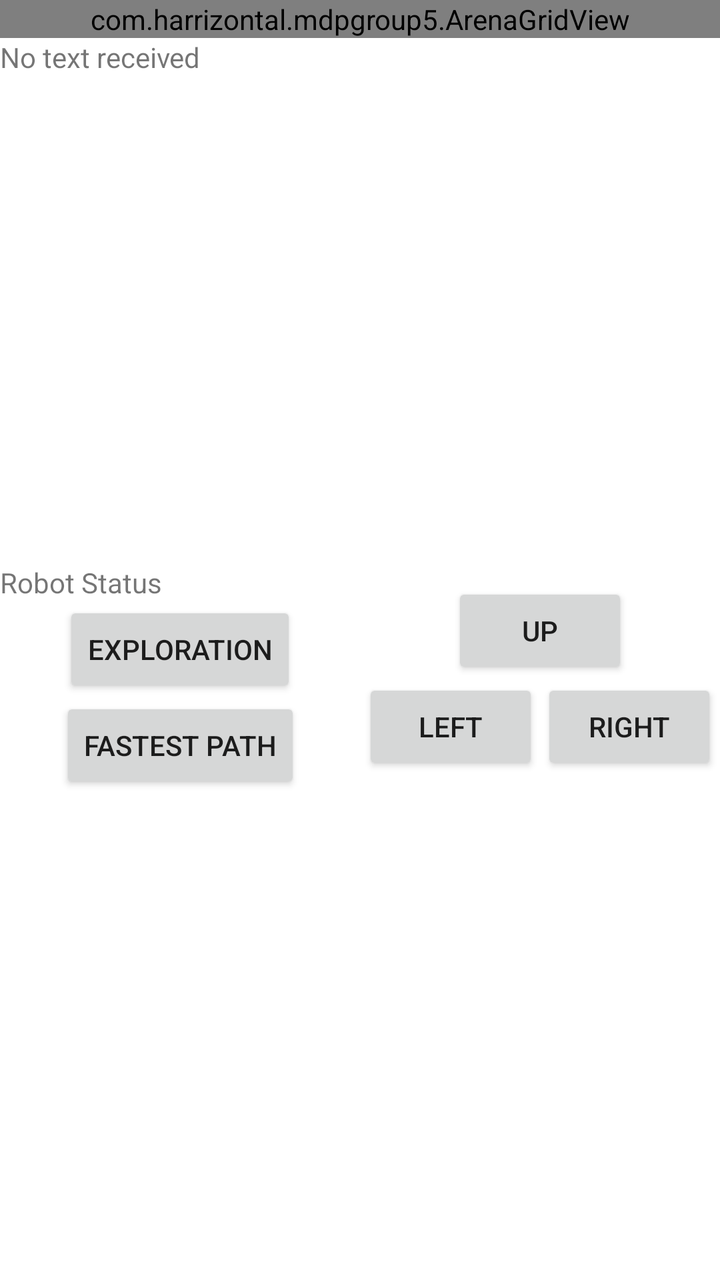
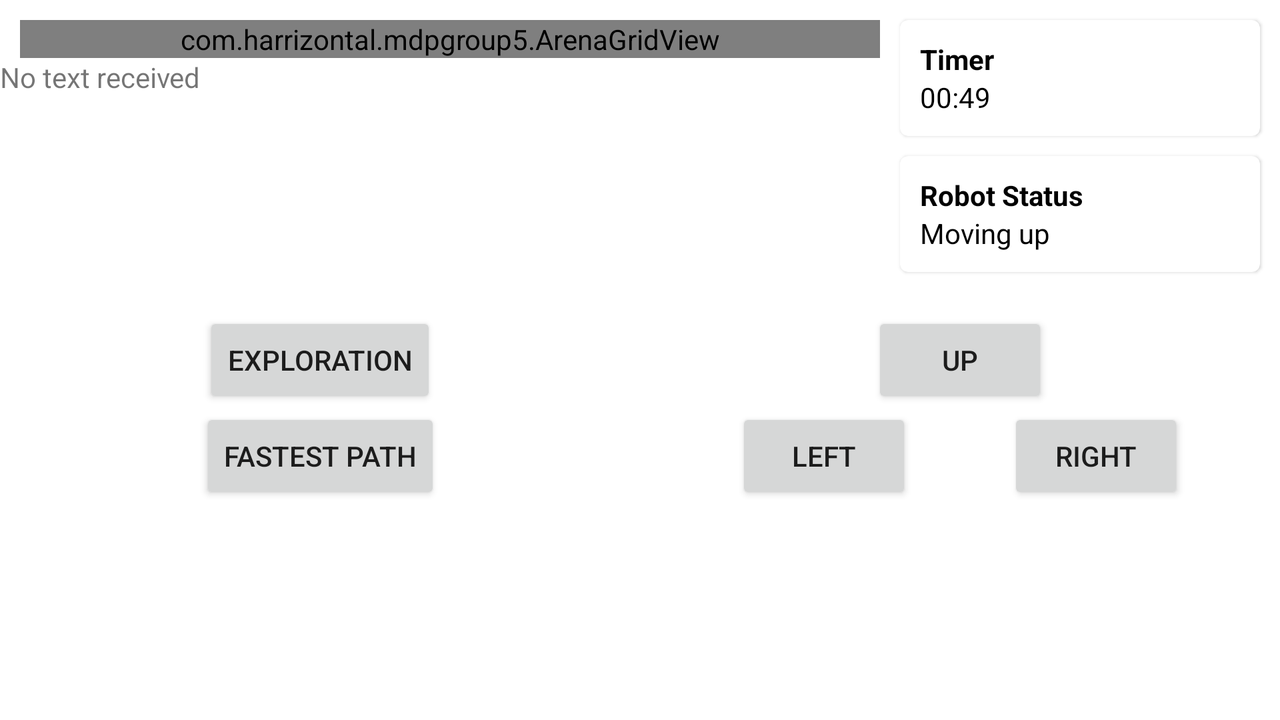

An Android layout and its configuration variant, each rendered on a device that would load it. The default file and the variant file are quoted in full after the pictures.
<!-- AndroidManifest.xml: application theme AppTheme2 -->
<!-- res/layout/activity_main_3.xml -->
<?xml version="1.0" encoding="utf-8"?>
<LinearLayout
xmlns:app="http://schemas.android.com/apk/res-auto"
xmlns:android="http://schemas.android.com/apk/res/android"
android:layout_width="match_parent"
android:layout_height="match_parent"
android:orientation="vertical">

<androidx.core.widget.NestedScrollView
        android:layout_width="match_parent"
        android:layout_height="match_parent"
        android:orientation="vertical"
        android:fillViewport="true"
        >

    <androidx.constraintlayout.widget.ConstraintLayout
            android:layout_width="match_parent"
            android:layout_height="wrap_content">

        <com.harrizontal.mdpgroup5.ArenaGridView
                android:id="@+id/arenagridview"
                android:layout_width="match_parent"
                android:layout_height="wrap_content"
                app:layout_constraintTop_toTopOf="parent"
                app:layout_constraintLeft_toLeftOf="parent"
                app:layout_constraintRight_toRightOf="parent"/>

        <TextView
                android:id="@+id/text_message_received"
                android:layout_width="match_parent"
                android:layout_height="wrap_content"
                android:text="No text received"
                app:layout_constraintTop_toBottomOf="@id/arenagridview"
                app:layout_constraintLeft_toLeftOf="parent"
                app:layout_constraintRight_toRightOf="parent"/>

        <androidx.constraintlayout.widget.ConstraintLayout
                android:layout_width="match_parent"
                android:layout_height="wrap_content"
                app:layout_constraintTop_toBottomOf="@id/text_message_received"
                app:layout_constraintLeft_toLeftOf="parent"
                app:layout_constraintRight_toRightOf="parent"
                app:layout_constraintBottom_toBottomOf="parent">

            <androidx.constraintlayout.widget.ConstraintLayout
                    android:id="@+id/layout_robot"
                    android:layout_width="0dp"
                    android:layout_height="wrap_content"
                    app:layout_constraintHorizontal_bias="0.5"
                    app:layout_constraintLeft_toLeftOf="parent"
                    app:layout_constraintTop_toTopOf="parent"
                    app:layout_constraintRight_toLeftOf="@id/layout_movement"
                    app:layout_constraintBottom_toBottomOf="parent">

                <TextView
                        android:id="@+id/text_robot_status"
                        android:layout_width="match_parent"
                        android:layout_height="wrap_content"
                        android:text="Robot Status"
                        app:layout_constraintTop_toTopOf="parent"
                        app:layout_constraintLeft_toLeftOf="parent"
                        app:layout_constraintRight_toRightOf="parent"/>

                <Button
                        android:text="Exploration"
                        android:id="@+id/button_exploration"
                        android:layout_width="wrap_content"
                        android:layout_height="wrap_content"
                        app:layout_constraintTop_toBottomOf="@id/text_robot_status"
                        app:layout_constraintLeft_toLeftOf="parent"
                        app:layout_constraintRight_toRightOf="parent"/>

                <Button
                        android:text="Fastest Path"
                        android:id="@+id/button_fastest_path"
                        android:layout_width="wrap_content"
                        android:layout_height="wrap_content"
                        app:layout_constraintTop_toBottomOf="@id/button_exploration"
                        app:layout_constraintLeft_toLeftOf="parent"
                        app:layout_constraintRight_toRightOf="parent"/>

            </androidx.constraintlayout.widget.ConstraintLayout>

            <androidx.constraintlayout.widget.ConstraintLayout
                    android:id="@+id/layout_movement"
                    android:layout_width="0dp"
                    android:layout_height="wrap_content"
                    app:layout_constraintLeft_toRightOf="@id/layout_robot"
                    app:layout_constraintTop_toTopOf="parent"
                    app:layout_constraintRight_toRightOf="parent"
                    app:layout_constraintBottom_toBottomOf="parent">

                <Button
                        android:id="@+id/button_update_map"
                        android:layout_width="wrap_content"
                        android:layout_height="wrap_content"
                        android:text="Update Map"
                        android:visibility="gone"
                        app:layout_constraintTop_toTopOf="parent"
                        app:layout_constraintLeft_toLeftOf="parent"
                        app:layout_constraintRight_toRightOf="parent"/>


                <Button
                        android:id="@+id/button_up"
                        android:layout_width="wrap_content"
                        android:layout_height="wrap_content"
                        android:text="Up"
                        app:layout_constraintTop_toBottomOf="@id/button_update_map"
                        app:layout_constraintLeft_toLeftOf="parent"
                        app:layout_constraintRight_toRightOf="parent" />

                <androidx.constraintlayout.widget.ConstraintLayout
                        android:id="@+id/layout_left_right_buttons"
                        android:layout_width="match_parent"
                        android:layout_height="wrap_content"
                        app:layout_constraintTop_toBottomOf="@id/button_up"
                        app:layout_constraintHorizontal_chainStyle="packed">

                    <Button
                            android:id="@+id/button_turnleft"
                            android:layout_width="wrap_content"
                            android:layout_height="wrap_content"
                            android:text="Left"
                            app:layout_constraintLeft_toLeftOf="parent"
                            app:layout_constraintTop_toTopOf="parent"
                            app:layout_constraintRight_toLeftOf="@id/button_turnRight"/>

                    <Button
                            android:id="@+id/button_turnRight"
                            android:layout_width="wrap_content"
                            android:layout_height="wrap_content"
                            android:text="Right"
                            app:layout_constraintLeft_toRightOf="@id/button_turnleft"
                            app:layout_constraintTop_toTopOf="parent"
                            app:layout_constraintRight_toRightOf="parent" />

                </androidx.constraintlayout.widget.ConstraintLayout>


            </androidx.constraintlayout.widget.ConstraintLayout>



        </androidx.constraintlayout.widget.ConstraintLayout>
    </androidx.constraintlayout.widget.ConstraintLayout>
</androidx.core.widget.NestedScrollView>

</LinearLayout>
<!-- resources referenced by this layout -->
<resources>
  <style name="AppTheme2" parent="Theme.MaterialComponents.DayNight.DarkActionBar">
          
          <item name="colorPrimary">@color/colorPrimary</item>
          <item name="colorPrimaryDark">@color/colorPrimaryDark</item>
          <item name="colorAccent">@color/colorAccent</item>
      </style>
  <color name="colorPrimary">#175BBA</color>
  <color name="colorPrimaryDark">#003389</color>
  <color name="colorAccent">#8E24AA</color>
</resources>
<!-- res/layout-w600dp/activity_main_3.xml (the author's variant of the layout above) -->
<!-- drawn on the phone turned sideways -->
<?xml version="1.0" encoding="utf-8"?>
<LinearLayout
        xmlns:app="http://schemas.android.com/apk/res-auto"
        xmlns:android="http://schemas.android.com/apk/res/android"
        android:layout_width="match_parent"
        android:layout_height="match_parent"
        android:orientation="vertical">

    <androidx.core.widget.NestedScrollView
            android:layout_width="match_parent"
            android:layout_height="match_parent"
            android:orientation="vertical"
            android:fillViewport="true"
            >

        <androidx.constraintlayout.widget.ConstraintLayout
                android:layout_width="match_parent"
                android:layout_height="wrap_content">

            <com.harrizontal.mdpgroup5.ArenaGridView
                    android:id="@+id/arenagridview"
                    android:layout_width="430dp"
                    android:layout_height="wrap_content"
                    android:layout_marginTop="10dp"
                    android:layout_marginLeft="10dp"
                    app:layout_constraintTop_toTopOf="parent"
                    app:layout_constraintLeft_toLeftOf="parent"
                    app:layout_constraintRight_toLeftOf="@id/card_timer"/>


            <com.google.android.material.card.MaterialCardView
                    android:id="@+id/card_timer"
                    android:layout_width="0dp"
                    android:layout_height="wrap_content"
                    android:layout_margin="10dp"
                    app:contentPadding="10dp"
                    app:layout_constraintTop_toTopOf="parent"
                    app:layout_constraintLeft_toRightOf="@id/arenagridview"
                    app:layout_constraintRight_toRightOf="parent">

                <androidx.constraintlayout.widget.ConstraintLayout
                        android:layout_width="match_parent"
                        android:layout_height="wrap_content">

                    <TextView
                            android:id="@+id/text_title_timer"
                            android:layout_width="match_parent"
                            android:layout_height="wrap_content"
                            android:textStyle="bold"
                            android:textColor="@color/colorBlack"
                            app:layout_constraintTop_toTopOf="parent"
                            app:layout_constraintLeft_toLeftOf="parent"
                            app:layout_constraintRight_toRightOf="parent"
                            android:text="Timer"/>

                    <TextView
                            android:id="@+id/text_timer"
                            android:layout_width="match_parent"
                            android:layout_height="wrap_content"
                            android:textStyle="normal"
                            android:textColor="@color/colorBlack"
                            app:layout_constraintTop_toBottomOf="@id/text_title_timer"
                            app:layout_constraintLeft_toLeftOf="parent"
                            app:layout_constraintRight_toRightOf="parent"
                            app:layout_constraintBottom_toBottomOf="parent"
                            android:text="00:49"/>

                </androidx.constraintlayout.widget.ConstraintLayout>

            </com.google.android.material.card.MaterialCardView>

            <com.google.android.material.card.MaterialCardView
                    android:id="@+id/card_robot_status"
                    android:layout_width="0dp"
                    android:layout_height="wrap_content"
                    android:layout_margin="10dp"
                    app:contentPadding="10dp"
                    app:layout_constraintTop_toBottomOf="@id/card_timer"
                    app:layout_constraintLeft_toRightOf="@id/arenagridview"
                    app:layout_constraintRight_toRightOf="parent">

                <androidx.constraintlayout.widget.ConstraintLayout
                        android:layout_width="match_parent"
                        android:layout_height="wrap_content">

                    <TextView
                            android:id="@+id/text_title_robot_status"
                            android:layout_width="match_parent"
                            android:layout_height="wrap_content"
                            android:textStyle="bold"
                            android:textColor="@color/colorBlack"
                            app:layout_constraintTop_toTopOf="parent"
                            app:layout_constraintLeft_toLeftOf="parent"
                            app:layout_constraintRight_toRightOf="parent"
                            android:text="Robot Status"/>

                    <TextView
                            android:id="@+id/text_robot_status"
                            android:layout_width="match_parent"
                            android:layout_height="wrap_content"
                            android:textStyle="normal"
                            android:textColor="@color/colorBlack"
                            app:layout_constraintTop_toBottomOf="@id/text_title_robot_status"
                            app:layout_constraintLeft_toLeftOf="parent"
                            app:layout_constraintRight_toRightOf="parent"
                            app:layout_constraintBottom_toBottomOf="parent"
                            android:text="Moving up"/>

                </androidx.constraintlayout.widget.ConstraintLayout>

            </com.google.android.material.card.MaterialCardView>

            <TextView
                    android:id="@+id/text_message_received"
                    android:layout_width="match_parent"
                    android:layout_height="wrap_content"
                    android:text="No text received"
                    app:layout_constraintTop_toBottomOf="@id/arenagridview"
                    app:layout_constraintLeft_toLeftOf="parent"
                    app:layout_constraintRight_toRightOf="parent"/>

            <androidx.constraintlayout.widget.ConstraintLayout
                    android:layout_width="match_parent"
                    android:layout_height="wrap_content"
                    app:layout_constraintTop_toBottomOf="@id/text_message_received"
                    app:layout_constraintLeft_toLeftOf="parent"
                    app:layout_constraintRight_toRightOf="parent"
                    app:layout_constraintBottom_toBottomOf="parent">

                <androidx.constraintlayout.widget.ConstraintLayout
                        android:id="@+id/layout_robot"
                        android:layout_width="0dp"
                        android:layout_height="wrap_content"
                        app:layout_constraintHorizontal_bias="0.5"
                        app:layout_constraintLeft_toLeftOf="parent"
                        app:layout_constraintTop_toTopOf="parent"
                        app:layout_constraintRight_toLeftOf="@id/layout_movement"
                        app:layout_constraintBottom_toBottomOf="parent">

                    <Button
                            android:text="Exploration"
                            android:id="@+id/button_exploration"
                            android:layout_width="wrap_content"
                            android:layout_height="wrap_content"
                            app:layout_constraintTop_toBottomOf="@id/text_robot_status"
                            app:layout_constraintLeft_toLeftOf="parent"
                            app:layout_constraintRight_toRightOf="parent"/>

                    <Button
                            android:text="Fastest Path"
                            android:id="@+id/button_fastest_path"
                            android:layout_width="wrap_content"
                            android:layout_height="wrap_content"
                            app:layout_constraintTop_toBottomOf="@id/button_exploration"
                            app:layout_constraintLeft_toLeftOf="parent"
                            app:layout_constraintRight_toRightOf="parent"/>

                </androidx.constraintlayout.widget.ConstraintLayout>

                <androidx.constraintlayout.widget.ConstraintLayout
                        android:id="@+id/layout_movement"
                        android:layout_width="0dp"
                        android:layout_height="wrap_content"
                        app:layout_constraintLeft_toRightOf="@id/layout_robot"
                        app:layout_constraintTop_toTopOf="parent"
                        app:layout_constraintRight_toRightOf="parent"
                        app:layout_constraintBottom_toBottomOf="parent">

                    <Button
                            android:id="@+id/button_update_map"
                            android:layout_width="wrap_content"
                            android:layout_height="wrap_content"
                            android:text="Update Map"
                            android:visibility="gone"
                            app:layout_constraintTop_toTopOf="parent"
                            app:layout_constraintLeft_toLeftOf="parent"
                            app:layout_constraintRight_toRightOf="parent"/>


                    <Button
                            android:id="@+id/button_up"
                            android:layout_width="wrap_content"
                            android:layout_height="wrap_content"
                            android:text="Up"
                            app:layout_constraintTop_toBottomOf="@id/button_update_map"
                            app:layout_constraintLeft_toLeftOf="parent"
                            app:layout_constraintRight_toRightOf="parent" />

                    <androidx.constraintlayout.widget.ConstraintLayout
                            android:id="@+id/layout_left_right_buttons"
                            android:layout_width="match_parent"
                            android:layout_height="wrap_content"
                            app:layout_constraintTop_toBottomOf="@id/button_up"
                            app:layout_constraintHorizontal_chainStyle="packed">

                        <Button
                                android:id="@+id/button_turnleft"
                                android:layout_width="wrap_content"
                                android:layout_height="wrap_content"
                                android:text="Left"
                                app:layout_constraintLeft_toLeftOf="parent"
                                app:layout_constraintTop_toTopOf="parent"
                                app:layout_constraintRight_toLeftOf="@id/button_turnRight"/>

                        <Button
                                android:id="@+id/button_turnRight"
                                android:layout_width="wrap_content"
                                android:layout_height="wrap_content"
                                android:text="Right"
                                app:layout_constraintLeft_toRightOf="@id/button_turnleft"
                                app:layout_constraintTop_toTopOf="parent"
                                app:layout_constraintRight_toRightOf="parent" />

                    </androidx.constraintlayout.widget.ConstraintLayout>


                </androidx.constraintlayout.widget.ConstraintLayout>



            </androidx.constraintlayout.widget.ConstraintLayout>
        </androidx.constraintlayout.widget.ConstraintLayout>
    </androidx.core.widget.NestedScrollView>

</LinearLayout>
<!-- resources referenced by the variant -->
<!-- as the phone turned sideways resolves them -->
<resources>
  <color name="colorBlack">#000000</color>
  <style name="AppTheme2" parent="Theme.MaterialComponents.DayNight.DarkActionBar">
          
          <item name="colorPrimary">@color/colorPrimary</item>
          <item name="colorPrimaryDark">@color/colorPrimaryDark</item>
          <item name="colorAccent">@color/colorAccent</item>
      </style>
  <color name="colorPrimary">#175BBA</color>
  <color name="colorPrimaryDark">#003389</color>
  <color name="colorAccent">#8E24AA</color>
</resources>
